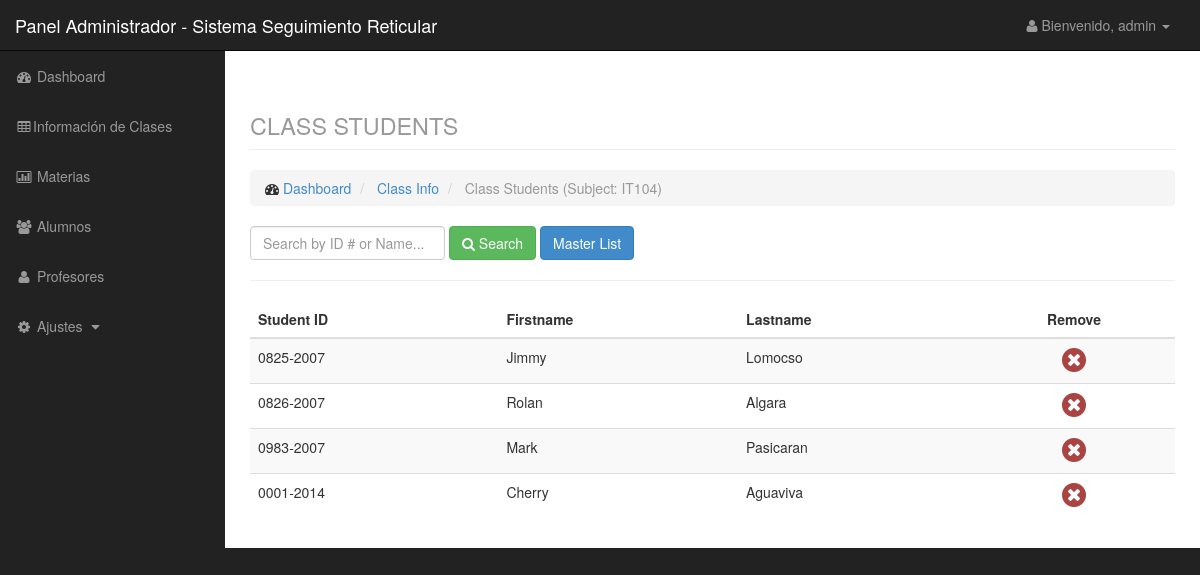
Screenshot of /retic/admin/classstudent.php?classid=4 (signed in) with the database file from the repository.
### tables this page shows
CREATE TABLE `class` (
  `id` int(11) NOT NULL,
  `course` varchar(50) NOT NULL,
  `year` varchar(50) NOT NULL,
  `section` varchar(50) NOT NULL,
  `sem` varchar(50) NOT NULL,
  `teacher` varchar(100) NOT NULL,
  `subject` varchar(100) NOT NULL
);

CREATE TABLE `student` (
  `id` int(11) NOT NULL,
  `studid` varchar(50) NOT NULL,
  `fname` varchar(100) NOT NULL,
  `lname` varchar(100) NOT NULL,
  `face` varchar(60) NOT NULL,
  `correo` varchar(50) NOT NULL,
  `telefono` varchar(50) NOT NULL,
  `semestre_fk` int(2) NOT NULL
);

### retic/admin/data/class_model.php (called while the page is built, shortened)
<?php
    $class = new Dataclass();
    class Dataclass {
        function getstudentsubject(){
            $classid = $_GET['classid'];
            $q = "select * from studentsubject where classid=$classid";
            $r = mysql_query($q);
            $result = array();
            while($row = mysql_fetch_array($r)){
                $q2 = 'select * from student where id='.$row['studid'].'';
                $r2 = mysql_query($q2);
                $result[] = mysql_fetch_array($r2);
            }
            return $result;
        }
    }
?>

### retic/admin/classstudent.php (the view, shortened to what this page needs)
<?php
    include('include/header.php');
    include('include/sidebar.php');
    include('data/student_model.php');
    include('data/class_model.php');
    $search = isset($_POST['search']) ? $_POST['search']: null;
    $student = $student->getstudent($search);
    $studentsubject = $class->getstudentsubject();
    $classid = $_GET['classid'];
    $rc = mysql_query("select * from class where id=$classid");
    $rc = mysql_fetch_array($rc);
    $subject = $rc['subject'];
?>
<div id="page-wrapper">
    <div class="container-fluid">
        <div class="row">
            <div class="col-lg-12">
                <h1 class="page-header">
                    <small>CLASS STUDENTS</small>
                </h1>
                <ol class="breadcrumb">
                    <li>
                        <i class="fa fa-dashboard"></i> <a href="index.php">Dashboard</a>
                    </li>
                    <li>
                        <a href="class.php">Class Info</a>
                    </li>
                    <li class="active">
                        Class Students (Subject: <?php echo $subject; ?>)
                    </li>
                </ol>
            </div>
        </div>
        <div class="row">
            <div class="col-lg-12">
                <div class="form-inline form-padding">
                    <form action="classstudent.php?classid=<?php echo $classid;?>" method="post">
                        <input type="text" class="form-control" name="search" placeholder="Search by ID # or Name..." required autofocus>
                        <button type="submit" name="submitsearch" class="btn btn-success"><i class="fa fa-search"></i> Search</button>
                        <a href="classstudent.php?classid=<?php echo $classid;?>" class="btn btn-primary">Master List</a>
                    </form>
                </div>
            </div>
        </div>
        <hr />
        <div class="row">
            <div class="col-lg-12">
                <div class="table-responsive">
                <?php if($search){ ?>
                        <table class="table table-striped">
                            <thead>
                                <tr>
                                    <th>Student ID</th>
                                    <th>Firstname</th>
                                    <th>Lastname</th>
                                    <th class="text-center">Action</th>
                                </tr>
                            </thead>
                            <tbody>
                                <?php while($row = mysql_fetch_array($student)): ?>
                                <tr>
                                    <td><?php echo $row['studid']; ?></td>
                                    <td><?php echo $row['fname']; ?></td>
                                    <td><?php echo $row['lname']; ?></td>
                                    <td class="text-center"><a href="data/class_model.php?q=addstudent&studid=<?php echo $row['id']; ?>&classid=<?php echo $classid;?>" class="btn btn-warning">Add to class</a></td>
                                </tr>
                                <?php endwhile;?>
                                <?php if(mysql_num_rows($student) < 1): ?>
                                    <tr>
                                        <td colspan="4" class="text-center text-danger"><strong>*** NO RESULT ***</strong></td>
                                    </tr>
                                <?php endif;?>
                            </tbody>
                        </table>
                <?php }else{ ?>
                        <table class="table table-striped">
                            <thead>
                                <th>Student ID</th>
                                <th>Firstname</th>
                                <th>Lastname</th>
                                <th class="text-center">Remove</th>
                            </thead>
                            <tbody>
                                <?php foreach($studentsubject as $row): ?>
                                <tr>
                                    <td><?php echo $row['studid']; ?></td>
                                    <td><?php echo $row['fname']; ?></td>
                                    <td><?php echo $row['lname']; ?></td>
                                    <td class="text-center"><a href="data/class_model.php?q=removestudent&studid=<?php echo $row['id']; ?>&classid=<?php echo $classid;?>" class="confirmation"><i class="fa fa-times-circle fa-2x text-danger"></i></a></td>
                                </tr>
                                <?php endforeach;?>
                            </tbody>
                        </table>
                <?php } ?>
                    </div>
            </div>
        </div>
    </div>
</div>
<?php include('include/footer.php');

### retic/css/sb-admin.css (style rules this page uses)
body { margin-top: 100px; background-color: #222; }
@media (min-width:768px) { body { margin-top: 50px; } }
#page-wrapper { width: 100%; padding: 0; background-color: #fff; }
@media (min-width:768px) { #page-wrapper { padding: 10px; } }

### rows the page displays
class: subject "IT104"
student: studid "0825-2007", fname "Jimmy", lname "Lomocso"
student: studid "0826-2007", fname "Rolan", lname "Algara"
student: studid "0983-2007", fname "Mark", lname "Pasicaran"
student: studid "0001-2014", fname "Cherry", lname "Aguaviva"

### other values shown
$_SESSION['level'] "admin"
